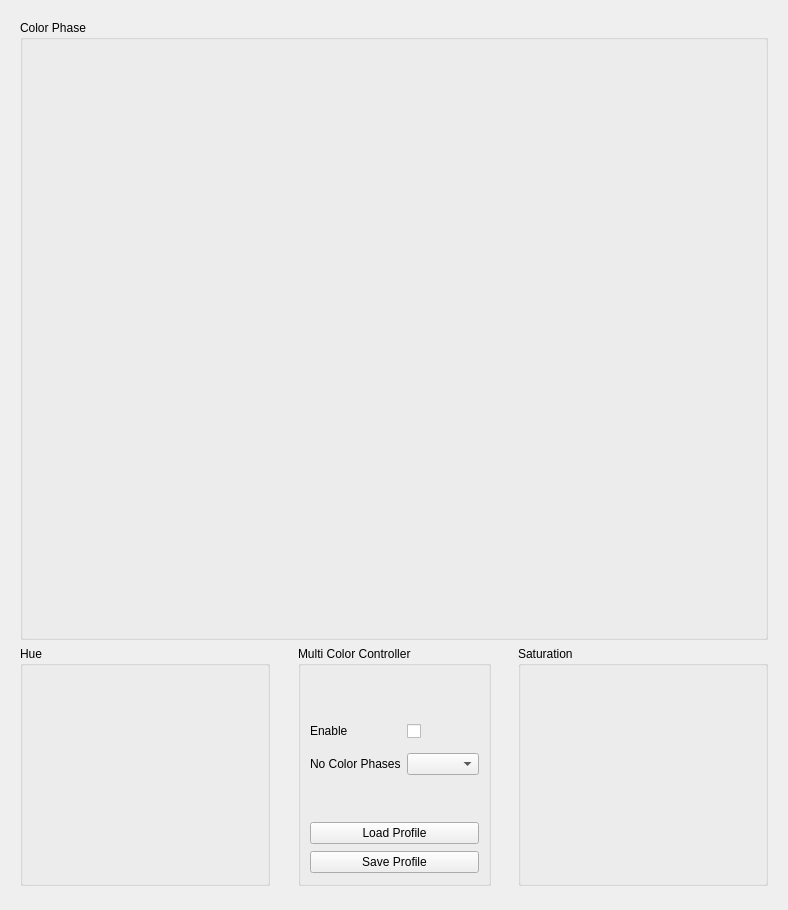
<?xml version="1.0" encoding="UTF-8"?>
<ui version="4.0">
 <class>UI_MccBox</class>
 <widget class="QWidget" name="UI_MccBox">
  <property name="geometry">
   <rect>
    <x>0</x>
    <y>0</y>
    <width>788</width>
    <height>910</height>
   </rect>
  </property>
  <property name="windowTitle">
   <string>Form</string>
  </property>
  <property name="styleSheet">
   <string notr="true"/>
  </property>
  <layout class="QVBoxLayout" name="verticalLayout">
   <item>
    <widget class="QWidget" name="mccSettings" native="true">
     <layout class="QVBoxLayout" name="verticalLayout_2">
      <item>
       <widget class="QGroupBox" name="groupBox_1">
        <property name="minimumSize">
         <size>
          <width>650</width>
          <height>620</height>
         </size>
        </property>
        <property name="title">
         <string>Color Phase</string>
        </property>
        <layout class="QGridLayout" name="gridLayout_2">
         <item row="1" column="2">
          <spacer name="horizontalSpacer_3">
           <property name="orientation">
            <enum>Qt::Horizontal</enum>
           </property>
           <property name="sizeHint" stdset="0">
            <size>
             <width>40</width>
             <height>20</height>
            </size>
           </property>
          </spacer>
         </item>
         <item row="1" column="0">
          <spacer name="horizontalSpacer_2">
           <property name="orientation">
            <enum>Qt::Horizontal</enum>
           </property>
           <property name="sizeHint" stdset="0">
            <size>
             <width>40</width>
             <height>20</height>
            </size>
           </property>
          </spacer>
         </item>
         <item row="1" column="1">
          <widget class="HueSegmentSelect" name="HueViewer">
           <property name="minimumSize">
            <size>
             <width>0</width>
             <height>40</height>
            </size>
           </property>
           <property name="toolTip">
            <string/>
           </property>
           <property name="whatsThis">
            <string/>
           </property>
          </widget>
         </item>
         <item row="0" column="1">
          <widget class="PieSegmentSelect" name="HueSegment">
           <property name="minimumSize">
            <size>
             <width>500</width>
             <height>500</height>
            </size>
           </property>
           <property name="maximumSize">
            <size>
             <width>500</width>
             <height>500</height>
            </size>
           </property>
           <property name="toolTip">
            <string/>
           </property>
           <property name="whatsThis">
            <string/>
           </property>
          </widget>
         </item>
        </layout>
       </widget>
      </item>
      <item>
       <layout class="QHBoxLayout" name="horizontalLayout">
        <item>
         <widget class="SingleChannelKnobBox" name="Hue">
          <property name="minimumSize">
           <size>
            <width>250</width>
            <height>240</height>
           </size>
          </property>
          <property name="maximumSize">
           <size>
            <width>250</width>
            <height>240</height>
           </size>
          </property>
          <property name="toolTip">
           <string/>
          </property>
          <property name="whatsThis">
           <string/>
          </property>
          <property name="title">
           <string>Hue</string>
          </property>
          <property name="maxRounds">
           <number>4</number>
          </property>
          <property name="minimum" stdset="0">
           <number>-32768</number>
          </property>
          <property name="maximum" stdset="0">
           <number>32767</number>
          </property>
          <property name="comma" stdset="0">
           <number>14</number>
          </property>
          <property name="displayMultiplier">
           <number>90</number>
          </property>
          <property name="maxAngle">
           <number>150</number>
          </property>
          <property name="needleImage">
           <pixmap resource="../../ressource/ressource.qrc">:/images/needle/dial-pointer.png</pixmap>
          </property>
          <property name="backgroundImage">
           <pixmap resource="../../ressource/ressource.qrc">:/images/back/dial-back-gray.png</pixmap>
          </property>
         </widget>
        </item>
        <item>
         <spacer name="horizontalSpacer_0">
          <property name="orientation">
           <enum>Qt::Horizontal</enum>
          </property>
          <property name="sizeHint" stdset="0">
           <size>
            <width>10</width>
            <height>20</height>
           </size>
          </property>
         </spacer>
        </item>
        <item>
         <widget class="QGroupBox" name="groupBox_0">
          <property name="title">
           <string>Multi Color Controller</string>
          </property>
          <layout class="QGridLayout" name="gridLayout">
           <item row="2" column="0">
            <widget class="QLabel" name="lblNoPhases">
             <property name="text">
              <string>No Color Phases</string>
             </property>
            </widget>
           </item>
           <item row="1" column="1">
            <widget class="QCheckBox" name="cbxMccEnable">
             <property name="minimumSize">
              <size>
               <width>0</width>
               <height>0</height>
              </size>
             </property>
             <property name="maximumSize">
              <size>
               <width>80</width>
               <height>30</height>
              </size>
             </property>
             <property name="toolTip">
              <string/>
             </property>
             <property name="whatsThis">
              <string/>
             </property>
             <property name="styleSheet">
              <string notr="true">SwitchButton
{
}

</string>
             </property>
            </widget>
           </item>
           <item row="4" column="0" colspan="2">
            <widget class="QPushButton" name="btnLoad">
             <property name="focusPolicy">
              <enum>Qt::NoFocus</enum>
             </property>
             <property name="text">
              <string>Load Profile</string>
             </property>
            </widget>
           </item>
           <item row="5" column="0" colspan="2">
            <widget class="QPushButton" name="btnSave">
             <property name="focusPolicy">
              <enum>Qt::NoFocus</enum>
             </property>
             <property name="text">
              <string>Save Profile</string>
             </property>
            </widget>
           </item>
           <item row="2" column="1">
            <widget class="QComboBox" name="cbxNoPhases"/>
           </item>
           <item row="1" column="0">
            <widget class="QLabel" name="lblMccEnable">
             <property name="text">
              <string>Enable</string>
             </property>
            </widget>
           </item>
           <item row="3" column="0" colspan="2">
            <spacer name="verticalSpacer">
             <property name="orientation">
              <enum>Qt::Vertical</enum>
             </property>
             <property name="sizeType">
              <enum>QSizePolicy::Ignored</enum>
             </property>
             <property name="sizeHint" stdset="0">
              <size>
               <width>20</width>
               <height>40</height>
              </size>
             </property>
            </spacer>
           </item>
           <item row="0" column="0" colspan="2">
            <spacer name="verticalSpacer_2">
             <property name="orientation">
              <enum>Qt::Vertical</enum>
             </property>
             <property name="sizeType">
              <enum>QSizePolicy::Ignored</enum>
             </property>
             <property name="sizeHint" stdset="0">
              <size>
               <width>20</width>
               <height>40</height>
              </size>
             </property>
            </spacer>
           </item>
          </layout>
         </widget>
        </item>
        <item>
         <spacer name="horizontalSpacer">
          <property name="orientation">
           <enum>Qt::Horizontal</enum>
          </property>
          <property name="sizeHint" stdset="0">
           <size>
            <width>10</width>
            <height>20</height>
           </size>
          </property>
         </spacer>
        </item>
        <item>
         <widget class="SingleChannelKnobBox" name="Saturation">
          <property name="minimumSize">
           <size>
            <width>250</width>
            <height>240</height>
           </size>
          </property>
          <property name="maximumSize">
           <size>
            <width>200</width>
            <height>240</height>
           </size>
          </property>
          <property name="toolTip">
           <string/>
          </property>
          <property name="whatsThis">
           <string/>
          </property>
          <property name="title">
           <string>Saturation</string>
          </property>
          <property name="maxRounds">
           <number>4</number>
          </property>
          <property name="maximum" stdset="0">
           <number>65535</number>
          </property>
          <property name="comma" stdset="0">
           <number>14</number>
          </property>
          <property name="maxAngle">
           <number>150</number>
          </property>
          <property name="needleImage">
           <pixmap resource="../../ressource/ressource.qrc">:/images/needle/dial-pointer.png</pixmap>
          </property>
          <property name="backgroundImage">
           <pixmap resource="../../ressource/ressource.qrc">:/images/back/dial-back-gray.png</pixmap>
          </property>
         </widget>
        </item>
       </layout>
      </item>
      <item>
       <spacer name="verticalSpacer_3">
        <property name="orientation">
         <enum>Qt::Vertical</enum>
        </property>
        <property name="sizeHint" stdset="0">
         <size>
          <width>20</width>
          <height>40</height>
         </size>
        </property>
       </spacer>
      </item>
     </layout>
    </widget>
   </item>
  </layout>
 </widget>
 <customwidgets>
  <customwidget>
   <class>SingleChannelKnobBox</class>
   <extends>QGroupBox</extends>
   <header>singlechannelknobbox.h</header>
  </customwidget>
  <customwidget>
   <class>PieSegmentSelect</class>
   <extends>QWidget</extends>
   <header>piesegmentselect.h</header>
  </customwidget>
  <customwidget>
   <class>HueSegmentSelect</class>
   <extends>QWidget</extends>
   <header>huesegmentselect.h</header>
  </customwidget>
 </customwidgets>
 <tabstops>
  <tabstop>cbxMccEnable</tabstop>
  <tabstop>cbxNoPhases</tabstop>
  <tabstop>btnLoad</tabstop>
  <tabstop>btnSave</tabstop>
 </tabstops>
 <resources>
  <include location="../../ressource/ressource.qrc"/>
 </resources>
 <connections/>
</ui>
